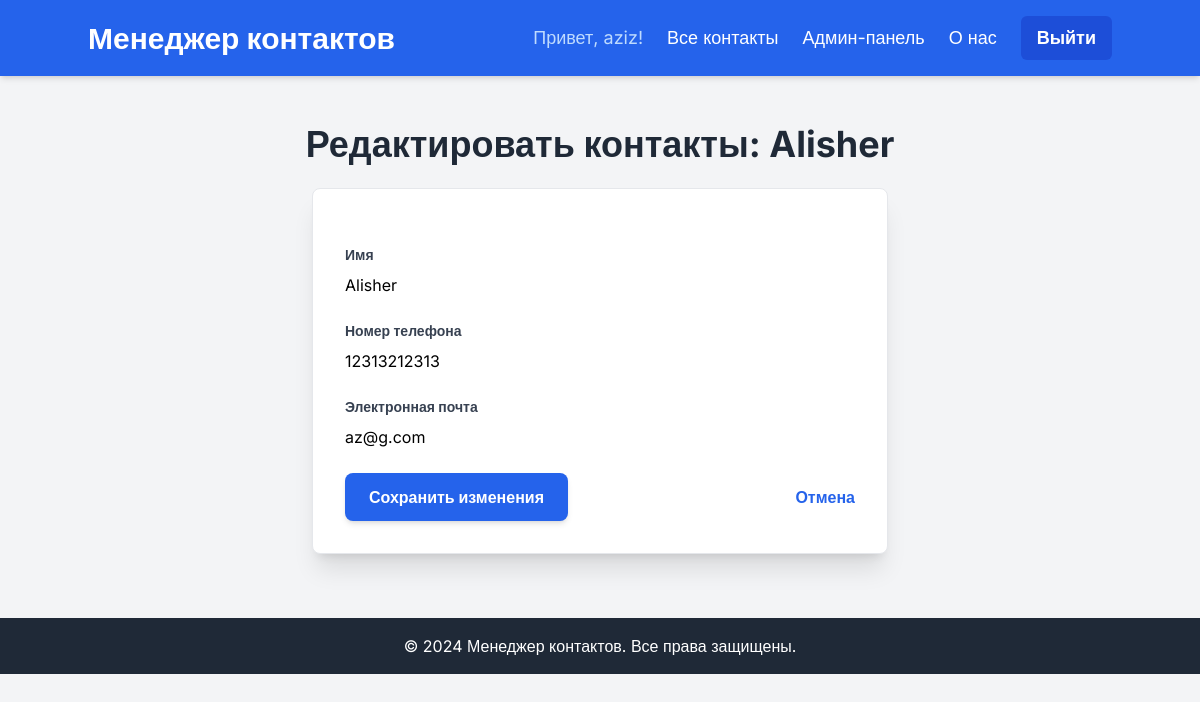
Page /contacts/edit/22/ (signed in) on the committed database.
### contacts/models.py (models this page shows, shortened)
class Contact(models.Model):
    name = models.CharField(max_length=100)
    phone_number = models.CharField(max_length=20,unique=True)
    email = models.EmailField(unique=True)
    created_at = models.DateTimeField(auto_now_add=True)
    class Meta:
        ordering = ['name']

### contacts/views.py (the view)
# urls.py: path('edit/<int:pk>/', views.edit_contact, name='edit_contact'), # Resolves to /contacts/edit/PK/
@login_required
def edit_contact(request, pk):
    contact = get_object_or_404(Contact, pk=pk)
    if request.method == "POST":
        form = ContactForm(request.POST, instance=contact)
        if form.is_valid():
            form.save()
            return redirect('/contacts/')
    else:
            form = ContactForm(instance=contact)
    context = {
        "form": form,
        'page_title': f'Редактировать контакты: {contact.name}',
        'submit_button_text': 'Сохранить изменения',
    }
    return render(request,'contacts/edit_contact.html',context)

### contacts/forms.py
class ContactForm(forms.ModelForm):
    class Meta:
        model = Contact
        fields = ['name','phone_number','email']
        labels = {
            'name': "Имя",
            'phone_number': "Номер телефона",
            'email': 'Электронная почта'
        }
        widgets = {
            'name': forms.TextInput(attrs={'placeholder': 'Имя контакта', 'class': 'form-input'}),
            'phone_number': forms.TextInput(attrs={'placeholder': 'XXX-XXX-XXXX', 'class': 'form-input'}),
            'email': forms.EmailInput(attrs={'placeholder': 'contact@example.com', 'class': 'form-input'}),
        }

### templates/contacts/edit_contact.html (shortened to what this page needs)
{% extends 'base.html' %}
{% block page_title_block %}{{ page_title }}{% endblock %}
{% block content %}
    <div class="max-w-xl mx-auto bg-white p-8 rounded-lg shadow-xl border border-gray-200">
        <form method="post" class="space-y-6">
            {% for field in form %}
                <div class="mb-4">
                    <label for="{{ field.id_for_label }}" class="block text-gray-700 text-sm font-bold mb-2">
                        {{ field.label }}
                    </label>
                    {{ field }}
                </div>
            {% endfor %}
            <div class="flex items-center justify-between mt-6">
                <button type="submit" class="bg-blue-600 hover:bg-blue-700 text-white font-bold py-3 px-6 rounded-lg shadow-md transition duration-300 ease-in-out transform hover:scale-105 focus:outline-none focus:ring-2 focus:ring-blue-500 focus:ring-opacity-50">
                    {{ submit_button_text }}
                </button>
                <a href="{% url 'contacts:contact_list' %}" class="inline-block align-baseline font-bold text-blue-600 hover:text-blue-800 transition duration-300">
                    Отмена
                </a>
            </div>
        </form>
    </div>
{% endblock %}

### templates/base.html (shortened to what this page needs)
<!DOCTYPE html>
<html lang="ru">
<head>
    <script src="https://cdn.tailwindcss.com"></script>
</head>
<body>
    <header class="bg-blue-600 text-white p-4 shadow-md">
        <div class="container mx-auto flex justify-between items-center">
            <a href="{% url 'home' %}" class="text-3xl font-bold hover:text-blue-200 transition duration-300">
                Менеджер контактов
            </a>
            <nav>
                <ul class="flex space-x-6 text-lg items-center">
                    {% if user.is_authenticated %}
                        <li>
                            <span class="text-blue-200">Привет, {{ user.username }}!</span>
                        </li>
                        <li>
                            <a href="{% url 'contacts:contact_list' %}" class="hover:text-blue-200 transition duration-300">Все контакты</a>
                        </li>
                        <li>
                            <a href="{% url 'admin:index' %}" class="hover:text-blue-200 transition duration-300">Админ-панель</a>
                        </li>
                        <li>
                            <a href="{% url 'contacts:about' %}" class="hover:text-blue-200 transition duration-300">О нас</a>
                        </li>
                        <li>
                            <form action="{% url 'logout' %}" method="post" class="inline">
                                <button type="submit" class="bg-blue-700 hover:bg-blue-800 text-white font-bold py-2 px-4 rounded-md transition duration-300 ease-in-out transform hover:scale-105 focus:outline-none focus:ring-2 focus:ring-blue-500 focus:ring-opacity-50">
                                    Выйти
                                </button>
                            </form>
                        </li>
                    {% endif %}
                </ul>
            </nav>
        </div>
    </header>
    <main class="container mx-auto mt-8 p-4">
        <h1 class="text-4xl font-bold text-gray-800 mb-6 text-center">{% block page_title_block %}{% endblock %}</h1>
        {% block content %}
        {% endblock %}
    </main>
    <footer class="bg-gray-800 text-white p-4 mt-12 text-center">
        <div class="container mx-auto">
            <p>&copy; 2024 Менеджер контактов. Все права защищены.</p>
        </div>
    </footer>
</body>
</html>

### templates/base.html (style rules this page uses)
body { font-family: 'Inter', sans-serif; background-color: #f3f4f6; }

### templates/contacts/edit_contact.html (style rules this page uses)
.form-input { @apply shadow appearance-none border rounded w-full py-2 px-3 text-gray-700 leading-tight focus:outline-none focus:shadow-outline focus:border-blue-500; }

### rows in the picture
Contact: form "Alisher" "12313212313" "az@g.com"

### other values in the picture
{{ user.username }} "aziz"
{{ page_title }} "Редактировать контакты: Alisher"
{{ field.label }} "Имя" "Номер телефона" "Электронная почта"
{{ submit_button_text }} "Сохранить изменения"
